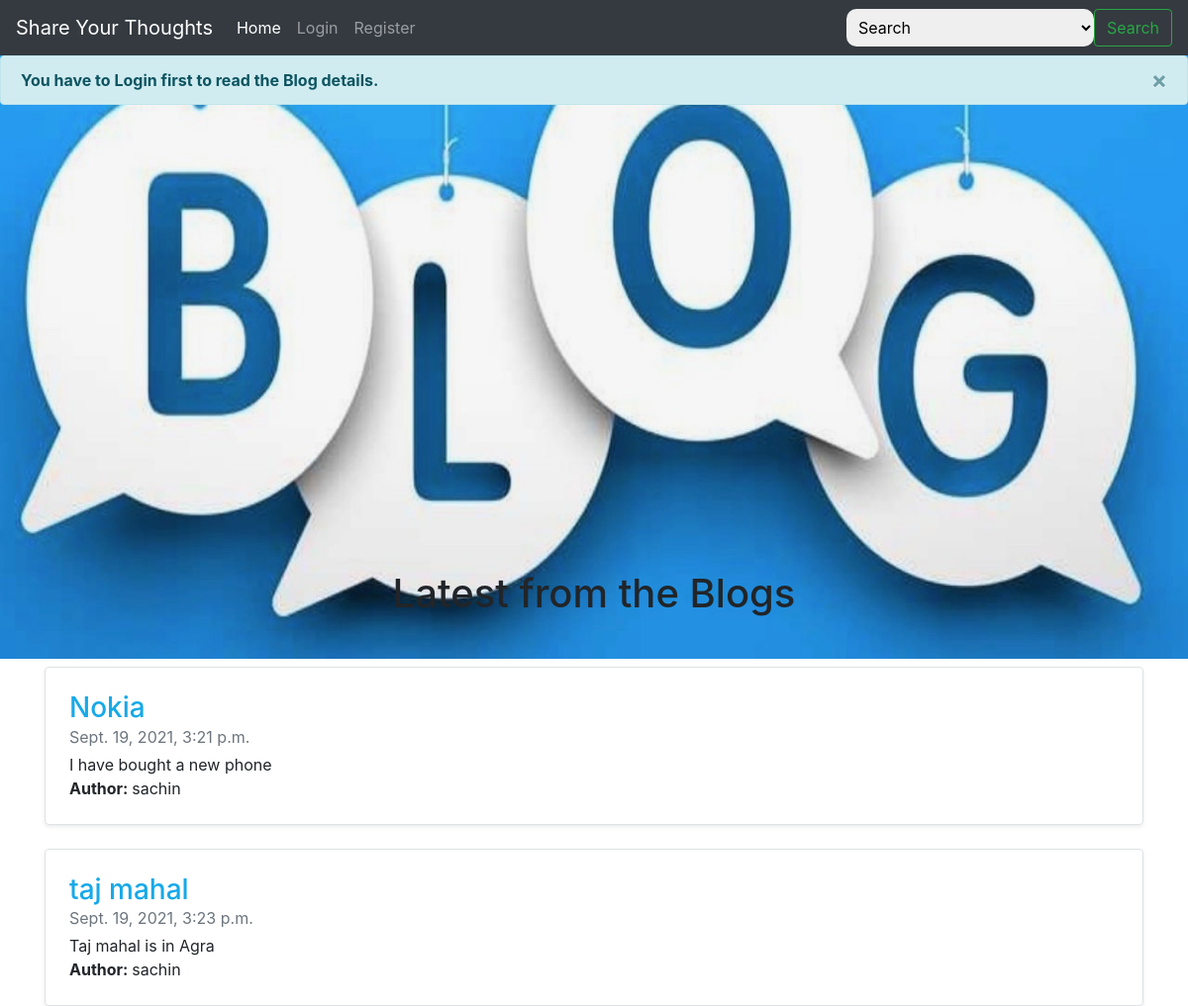
The page /allblog on the database its author committed.
### myapp/models.py (models this page shows, shortened)
class Blog(models.Model):
    user_id = models.ForeignKey(User,on_delete=models.CASCADE)
    category = models.CharField(max_length=100)
    title = models.CharField(max_length=100)
    blog = models.TextField()
    views=models.IntegerField(default=0)
    status=models.BooleanField(default=False)
    date_time = models.DateTimeField(auto_now_add=True,null=True)

### myapp/views.py (the view)
# urls.py: path('allblog',views.allblog,name='allblog'),
def allblog(request):
    if request.method == "GET":
        b=Blog.objects.filter(status=True).order_by
        return render(request,'myapp/allblogs.html',{'b':b})

### templates/myapp/allblogs.html (shortened to what this page needs)
{% load static %}
<html lang="en">
<head>
    <link rel="stylesheet" href="https://stackpath.bootstrapcdn.com/bootstrap/4.4.1/css/bootstrap.min.css">
</head>
<body>
<nav class="navbar navbar-expand-lg navbar-dark bg-dark">
  <a class="navbar-brand" href="#">Share Your Thoughts</a>
  <div class="collapse navbar-collapse" id="navbarSupportedContent">
    <ul class="navbar-nav mr-auto">
      <li class="nav-item active">
        <a class="nav-link" href="/">Home <span class="sr-only">(current)</span></a>
      </li>
        {% if user.is_authenticated %}
        <li class="nav-item active">
        <a class="nav-link" href="dashboard" target="_self">Hi {{user.first_name}}</a>
      </li>
      <li class="nav-item">
        <a class="nav-link" href="logout" target="_self">Logout</a>
      </li>
        {% else %}
         <li class="nav-item">
        <a class="nav-link" href="login" target="_self">Login</a>
      </li>
      <li class="nav-item">
        <a class="nav-link" href="about_us" target="_self">Register</a>
      </li>{% endif %}
    </ul>
    <form class="form-inline my-2 my-lg-0" action="search_blogs" method="post">
      <select name="search" style="padding:8px;width:250px; border:none;border-radius:10px;">
  <option selected>Search</option>
</select>
      <button class="btn btn-outline-success my-2 my-sm-0" type="submit">Search</button>
    </form>
  </div>
</nav>
<img src="{% static 'blog-call.jpeg' %}" style="width:100%;height:60%;position:absolute;
    ">
        {% if user.is_authenticated %}
            {% else %}
            <div class="alert alert-info alert-dismissible fade show" role="alert" style="position:absolute;width:100%;">
                <b>You have to Login first to read the Blog details.</b>
                <button type="button" class="close" data-dismiss="alert" aria-label="Close">
                 <span aria-hidden="true">&times;</span>
  </button>
</div>
            {% endif %}
            <div style="position:relative;top:65%;" class="container">
                <center><h1 style="margin-bottom:50px;">Latest from the Blogs</h1></center>
                {% for data in b %}
                <div class="row no-gutters border rounded overflow-hidden flex-md-row mb-4 shadow-sm h-md-250 position-relative">
        <div class="col p-4 d-flex flex-column position-static">
            <h3 class="mb-0" style="color:#17a9e8;">{{data.title}}</h3>
          <div class="mb-1 text-muted">{{data.date_time}}</div>
          <p class="card-text mb-auto">{{data.blog| truncatechars:300}}</p>
            <div><strong>Author:      </strong>{{data.user_id.username}}</div>
        </div></div>
                {% endfor %}
       </div>
</body>
</html>

### rows shown on the page
Blog: title "Nokia", date_time "Sept. 19, 2021, 3:21 p.m.", blog "I have bought a new phone", user_id.username "sachin"
Blog: title "taj mahal", date_time "Sept. 19, 2021, 3:23 p.m.", blog "Taj mahal is in Agra", user_id.username "sachin"
